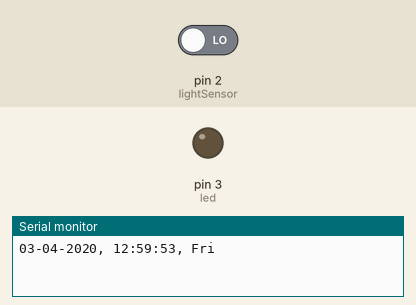
A sketch run on a simulated Arduino Uno, built for the host (arithmetic inside an expression is 32-bit, double 64-bit). Parts: output pins drawn as LEDs (lit = HIGH), the last lines printed to the serial monitor. The test bench sets the inputs (shaded band); at power-on: pin 2 (lightSensor) LOW. The local clock reads 2024-03-15 10:24:30 at power-on unless the sketch sets it.

Above: at 1.5 s.
1.6 s: pin 2 (lightSensor) driven HIGH
At 2.5 s:
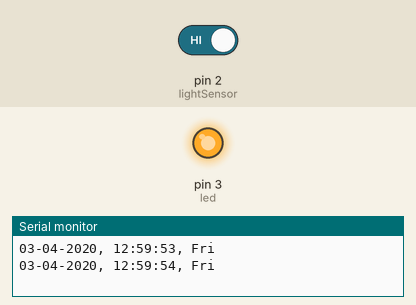
3.1 s: pin 2 (lightSensor) driven LOW
At 3.7 s:
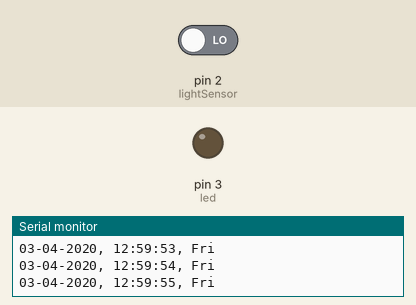
Timing chart, 0 to 6.1 s (numbered marks = the images above; inputs shaded):
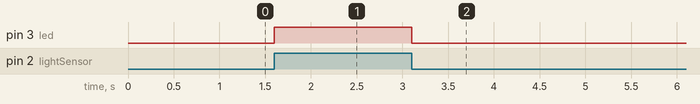

The sketch:

test.lnk.ino
```cpp
#include <iarduino_RTC.h>
iarduino_RTC time(RTC_DS1307);


#define led 3                             //светодиод (замена ленты);
#define lightSensor 2                     //датчик освещенности;
uint8_t D, M, Y, h, m, s, W;              //Объявляем переменные для получения следующих значений: D-день, M-месяц, Y-год, h-часы, m-минуты, s-секунды, W-день недели.

void setup(){
  delay(300);
  Serial.begin(9600);

  pinMode(led, OUTPUT);
  pinMode(lightSensor, INPUT);

  time.begin();
  time.settime(52, 59, 12, 03, 04, 20, 5); // сек, мин, час, день, месяц, год, день недели
}

void loop(){
  if (millis() % 1000 == 0) {                                   // если прошла 1 секунда
    Serial.println(time.gettime("d-m-Y, H:i:s, D"));            // выводим время
    delay(1);                                                   // приостанавливаем на 1 мс, чтоб не выводить время несколько раз за 1мс
  }

  h = time.Hours;                                               // Получаем из буфера библиотеки текущие часы        0-23.

  if (h >= 19 && h <=23 || digitalRead(lightSensor) == HIGH){
    digitalWrite(led, HIGH);
  }
  else if (h >=0 && h <= 6 || digitalRead(lightSensor) == HIGH){
    digitalWrite(led, HIGH);
  }
  else{
      digitalWrite(led, LOW);
  }
}
```

Measured:
- after the input at 1.6 s, pin 3 (led): LOW → HIGH at once
- after the input at 3.1 s, pin 3 (led): HIGH → LOW at once
